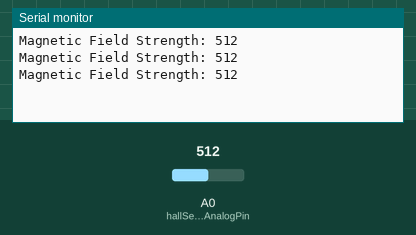
Simulated run of this sketch. Board: Arduino Uno, built with avr-gcc and run on an emulated ATmega328P. Shown: the last lines printed to the serial monitor. Inputs (shaded band) come from the test bench; at power-on: A0 (hallSensorAnalogPin) = 512.

Above: at 1.3 s.
1.4 s: A0 (hallSensorAnalogPin) set to 716
At 1.9 s:
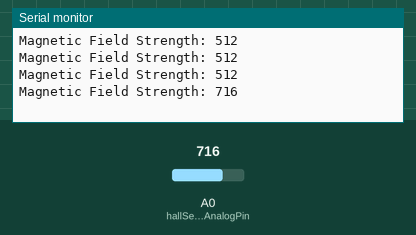
2.9 s: A0 (hallSensorAnalogPin) set to 900
At 3.4 s:
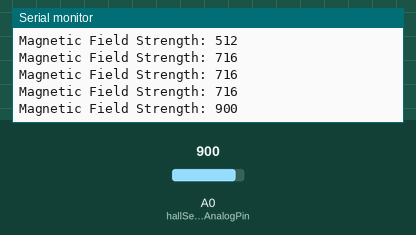
Timing chart, 0 to 5.9 s (numbered marks = the images above; inputs shaded):
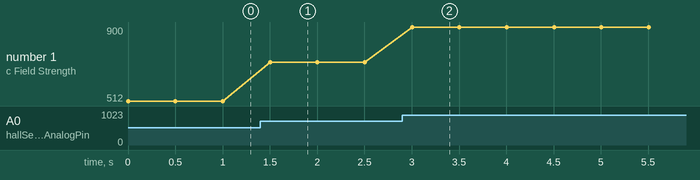

Measured:
- after the input at 1.4 s, the serial monitor: prints a new line after 0.10 s (image 1)
- after the input at 2.9 s, the serial monitor: prints a new line after 0.10 s (image 2)
- plotted number 1: 512 → 716 after the input at 1.4 s, 716 → 900 after the input at 2.9 s

The sketch:

sensor.ino
```cpp
// Define the analog pin for AO output
const int hallSensorAnalogPin = A0;

void setup() {
  Serial.begin(115200);
}

void loop() {
  int analogValue = analogRead(hallSensorAnalogPin);
  Serial.print("Magnetic Field Strength: ");
  Serial.println(analogValue);
  delay(500);
}
```
